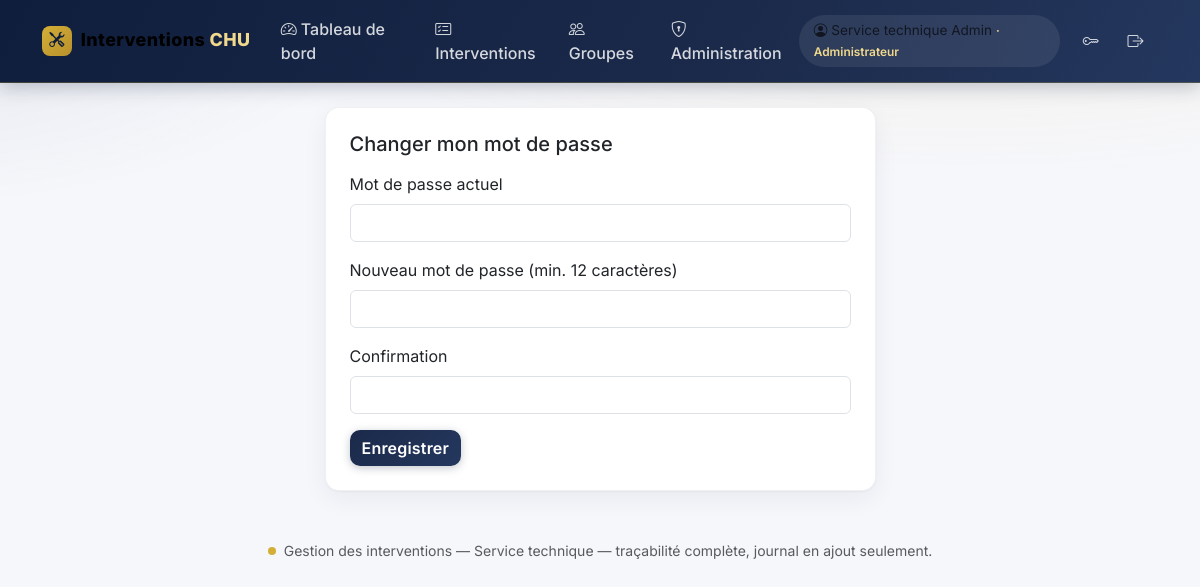
/public/changer_mdp.php (signed in), run on the app's committed database.
### tables this page shows
CREATE TABLE IF NOT EXISTS `utilisateurs` (
  `id` int UNSIGNED NOT NULL AUTO_INCREMENT,
  `role_id` int UNSIGNED NOT NULL,
  `nom` varchar(100) DEFAULT NULL,
  `prenom` varchar(100) DEFAULT NULL,
  `email` varchar(190) NOT NULL,
  `telephone` varchar(30) DEFAULT NULL,
  `password_hash` varchar(255) NOT NULL,
  `actif` tinyint(1) NOT NULL DEFAULT '1',
  `doit_changer_mot_de_passe` tinyint(1) NOT NULL DEFAULT '1',
  `auth_version` int UNSIGNED NOT NULL DEFAULT '1',
  `created_at` datetime NOT NULL DEFAULT CURRENT_TIMESTAMP,
  `updated_at` datetime NOT NULL DEFAULT CURRENT_TIMESTAMP,
  `last_login_at` datetime DEFAULT NULL,
  PRIMARY KEY (`id`),
  UNIQUE KEY `email` (`email`),
  KEY `fk_util_role` (`role_id`)
);

CREATE TABLE IF NOT EXISTS `roles` (
  `id` int UNSIGNED NOT NULL AUTO_INCREMENT,
  `code` varchar(30) NOT NULL,
  `nom` varchar(60) NOT NULL,
  PRIMARY KEY (`id`),
  UNIQUE KEY `code` (`code`)
);

### src/Database.php (called while the page is built, shortened)
<?php
final class Database
{
    private static ?PDO $pdo = null;
    public static function pdo(): PDO
    {
        if (self::$pdo === null) {
            $cfg = require dirname(__DIR__) . '/config/config.local.php';
            $dsn = sprintf(DSN_MYSQL, $cfg['hote'], $cfg['port'], $cfg['base']);
            try {
                self::$pdo = new PDO($dsn, $cfg['utilisateur'], $cfg['mot_de_passe'], [
                    PDO::ATTR_ERRMODE            => PDO::ERRMODE_EXCEPTION,
                    PDO::ATTR_DEFAULT_FETCH_MODE => PDO::FETCH_ASSOC,
                    PDO::ATTR_EMULATE_PREPARES   => false,
                ]);
            } catch (PDOException $e) {
                error_log('Erreur connexion BD : ' . $e->getMessage());
                http_response_code(500);
                exit('Service momentanément indisponible.');
            }
        }
        return self::$pdo;
    }
}

### src/Security.php (called while the page is built, shortened)
<?php
final class Security
{
    public static function utilisateurCourant(): ?array
    {
        $u = Database::pdo()->prepare(
            'SELECT u.*, r.code AS role_code, r.nom AS role_nom FROM utilisateurs u
             JOIN roles r ON r.id = u.role_id WHERE u.id = ?'
        );
        $u->execute([$_SESSION['utilisateur_id']]);
        $user = $u->fetch();
        return $cache = $user;
    }
    public static function e(?string $v): string
    {
        return htmlspecialchars((string)$v, ENT_QUOTES | ENT_SUBSTITUTE, 'UTF-8');
    }
}

### src/layout/haut.php (the view, shortened to what this page needs)
<!DOCTYPE html>
<html lang="fr">
<head>
<link href="https://cdn.jsdelivr.net/npm/bootstrap@5.3.3/dist/css/bootstrap.min.css" rel="stylesheet">
<link href="https://cdn.jsdelivr.net/npm/bootstrap-icons@1.11.3/font/bootstrap-icons.min.css" rel="stylesheet">
</head>
<body>
<nav class="navbar navbar-expand-lg mb-4 py-2">
<div class="container">
  <a class="navbar-brand d-flex align-items-center" href="<?= BASE_URL ?>/tableau_bord.php">
    <span class="logo-badge"><i class="bi bi-tools"></i></span>Interventions <span class="or">&nbsp;CHU</span></a>
  <div class="collapse navbar-collapse" id="nav">
    <ul class="navbar-nav me-auto">
      <li class="nav-item"><a class="nav-link" href="<?= BASE_URL ?>/tableau_bord.php"><i class="bi bi-speedometer2 me-1"></i>Tableau de bord</a></li>
      <li class="nav-item"><a class="nav-link" href="<?= BASE_URL ?>/interventions.php"><i class="bi bi-card-checklist me-1"></i>Interventions</a></li>
      <li class="nav-item"><a class="nav-link" href="<?= BASE_URL ?>/groupes.php"><i class="bi bi-people me-1"></i>Groupes</a></li>
      <?php if (($u['role_code'] ?? '') === 'admin'): ?>
        <li class="nav-item"><a class="nav-link" href="<?= BASE_URL ?>/admin/accueil.php"><i class="bi bi-shield-lock me-1"></i>Administration</a></li>
      <?php endif; ?>
    </ul>
    <ul class="navbar-nav align-items-center">
      <li class="nav-item navbar-text me-2">
        <i class="bi bi-person-circle me-1"></i><?= Security::e($u['prenom'] . ' ' . $u['nom']) ?>
        <span class="small fw-semibold" style="color:#f0d98c">· <?= Security::e($u['role_nom'] ?? $u['role_code']) ?></span>
      </li>
      <li class="nav-item"><a class="nav-link" href="<?= BASE_URL ?>/changer_mdp.php" title="Mot de passe"><i class="bi bi-key"></i></a></li>
      <li class="nav-item"><a class="nav-link" href="<?= BASE_URL ?>/deconnexion.php" title="Déconnexion"><i class="bi bi-box-arrow-right"></i></a></li>
    </ul>
  </div>
</div>
</nav>
<div class="container" style="max-width:1150px">

### src/layout/haut.php (style rules this page uses)
:root { --marine:#0f1e3d; --marine-2:#1b2a4a; --marine-3:#24375e; --or:#d4af37; --or-clair:#f0d98c; --or-fonce:#b8912c; --surface:#f6f7fb; --carte:#ffffff; --texte:#1c2333; }
* { font-family:'Inter',system-ui,sans-serif; }
body { background: radial-gradient(1200px 400px at 80% -10%, rgba(212,175,55,.10), transparent 60%), radial-gradient(900px 380px at -10% 0%, rgba(27,42,74,.08), transparent 55%), var(--surface); color:var(--texte); }
.navbar { background:linear-gradient(120deg,var(--marine) 0%,var(--marine-2) 60%,var(--marine-3) 100%); border-bottom:1px solid rgba(212,175,55,.25); box-shadow:0 4px 18px rgba(15,30,61,.25); }
.navbar .nav-link { color:rgba(255,255,255,.82); font-weight:500; padding:.55rem .9rem!important; border-radius:.6rem; transition:all .18s ease; position:relative; }
.navbar-brand { font-weight:800; letter-spacing:.4px; font-size:1.12rem; }
.navbar-brand .logo-badge { display:inline-flex; align-items:center; justify-content:center; width:30px;height:30px;border-radius:8px;background:linear-gradient(135deg,var(--or),var(--or-fonce)); color:var(--marine); margin-right:.55rem; font-size:.95rem; }
.navbar-brand span.or { color:var(--or-clair); }
.navbar-text { background:rgba(255,255,255,.08); border-radius:2rem; padding:.35rem .9rem; font-size:.85rem; }
a { color:var(--marine-3); }

### data on the page
utilisateurs: Security::e($u['prenom'] . ' ' . $u['nom']) "Service technique Admin", role.nom "Administrateur"

### other printed values
MOT_DE_PASSE_MIN "12"
Security::e(APP_NOM) "Gestion des interventions — Service technique"
